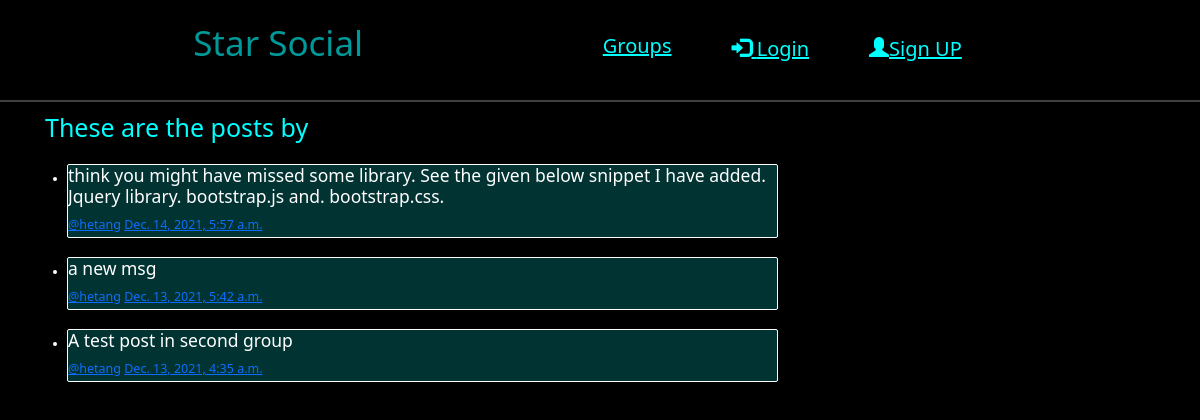
Screenshot of /posts/by/hetang/ with the database file from the repository.
### posts/models.py (models this page shows, shortened)
class Post(models.Model):
    user = models.ForeignKey(User, related_name='posts',on_delete=models.CASCADE)
    created_at = models.DateTimeField(auto_now=True)
    message = models.TextField()
    message_html = models.TextField(editable=False)
    group = models.ForeignKey(
        Group, related_name='posts', null=True, blank=True,on_delete=models.CASCADE)
    class Meta():
        ordering = ['-created_at']
        unique_together = ['user', 'message']

### posts/views.py (the view)
# urls.py: url(r'^by/(?P<username>[-\w]+)/$',views.UserPosts.as_view(),name='for_user'),
class UserPosts(generic.ListView):
    model = models.Post
    template_name = 'posts/user_post_list.html'
    def get_queryset(self):
        try:
            self.post_user = User.objects.prefetch_related('posts').get(username__iexact=self.kwargs.get('username'))
        except User.DoesNotExist:
            raise Http404
        else:
            return self.post_user.posts.all()
    def get_context_data(self,**kwargs):
        context = super().get_context_data(**kwargs)
        context['post_user'] = self.post_user
        return context

### posts/templates/posts/user_post_list.html
{% extends 'posts/post_base.html'%}
{% block post_content %}
<h1 style="color:cyan">These are the posts by {{user.username}}</h1>
<div class="col-md-8">
  <ul>
    {% for post in post_list %}
    <br><li class="post-list">{% include 'posts/_post.html'%}</li>
    {% endfor %}
  </ul>
</div>
{% endblock %}

### posts/templates/posts/_post.html (shortened to what this page needs)
<div class="post media">
  <h3>{{post.message_html|safe}}</h3>
  <div class="media-body">
    <h5 class="media-heading">
      <span class='username'>
        <a href="{% url 'posts:for_user' username=post.user.username%}">@{{post.user.username}}</a>
      </span>
      <time class='time'>
        <a href="{% url 'posts:single' username=post.user.username pk=post.pk%}">
        {{post.created_at}}</a>
      </time>
    </h5>
  </div>
</div>

### static/simplesocial/css/master.css (style rules this page uses)
.post-list { margin: 2px; background: rgb(0, 51, 49); border: white solid 1px; border-radius: 2px; }
body { margin: 0; overflow: hidden; background-color: black; color:white; }

### rows the page displays
Post: message_html "think you might have missed some library. See the given below snippet I have added. Jquery library. bootstrap.js and. bootstrap.css.", user.username "hetang", created_at "Dec. 14, 2021, 5:57 a.m."
Post: message_html "a new msg", user.username "hetang", created_at "Dec. 13, 2021, 5:42 a.m."
Post: message_html "A test post in second group", user.username "hetang", created_at "Dec. 13, 2021, 4:35 a.m."
